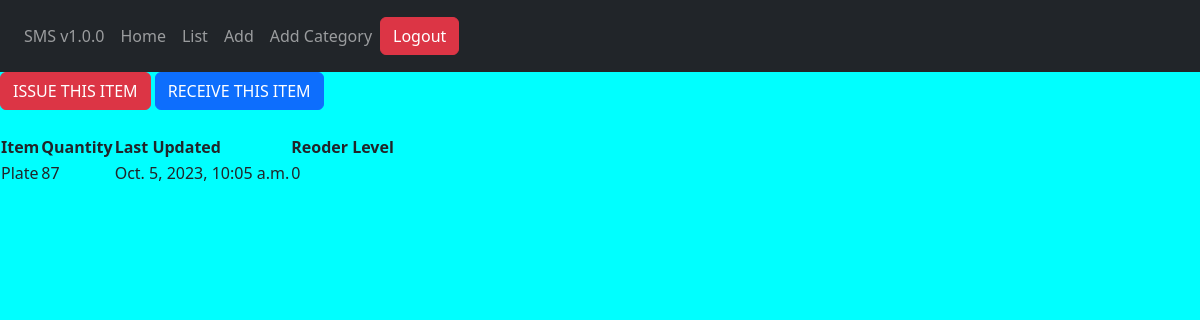
The page /stock/detail/9/ (signed in) on the database its author committed.
### stockmgt/models.py (models this page shows, shortened)
class Stock(models.Model):
	category = models.ForeignKey(Category, on_delete=models.CASCADE, blank=True, null=True)
	item_name = models.CharField(max_length=50, blank=True, null=True)
	quantity = models.IntegerField(default='0', blank=True, null=True)
	receive_quantity = models.IntegerField(default='0', blank=True, null=True)
	receive_by = models.CharField(max_length=50, blank=True, null=True)
	issue_quantity = models.IntegerField(default='0', blank=True, null=True)
	issue_by = models.CharField(max_length=50, blank=True, null=True)
	issue_to = models.CharField(max_length=50, blank=True, null=True)
	phone_number = models.CharField(max_length=50, blank=True, null=True)
	created_by = models.CharField(max_length=50, blank=True, null=True)
	reorder_level = models.IntegerField(default='0', blank=True, null=True)
	timestamp = models.DateTimeField(auto_now_add=True, auto_now=False)
	last_updated = models.DateTimeField(auto_now_add=False, auto_now=True)
	export_to_CSV = models.BooleanField(default=False)

### stockmgt/views.py (the view)
# urls.py: path('detail/<str:id>/', stock_detail, name="detail"),
@login_required(login_url=('/accounts/login'))
def stock_detail(request, id):
    queryset = Stock.objects.get(id=id)
    context={
        'queryset': queryset,
    }
    return render(request, 'stock/detail.html', context)

### stockmgt/templates/stock/detail.html
{% extends 'base.html' %}
{% load bootstrap5 %}
{% block content %}
        <a href='{% url "stock:issue" id=queryset.id%}'><div class='btn btn-danger'>ISSUE THIS ITEM</div></a>
        <a href='{% url "stock:receive" id=queryset.id%}'><div class='btn btn-primary'>RECEIVE THIS ITEM</div></a>
        <br><br>
        <div>
          <table>
                  <tr>
                    <th>Item</th>
                    <th>Quantity</th>
                    <th>Last Updated</th>
                    <th>Reoder Level</th>
                  </tr>
                  <tr>
                    <td>{{queryset.item_name}}</td>
                    <td>{{queryset.quantity}}</td>
                    <td>{{queryset.last_updated}}</td>
                    <td>{{queryset.reorder_level}}</td>
                  </tr>
          </table>
        </div>
{% endblock %}

### stockmgt/static/css/styles.css (style rules this page uses)
body { background-color: aqua; }

### rows shown on the page
Stock: item_name "Plate", quantity "87", last_updated "Oct. 5, 2023, 10:05 a.m.", reorder_level "0"
